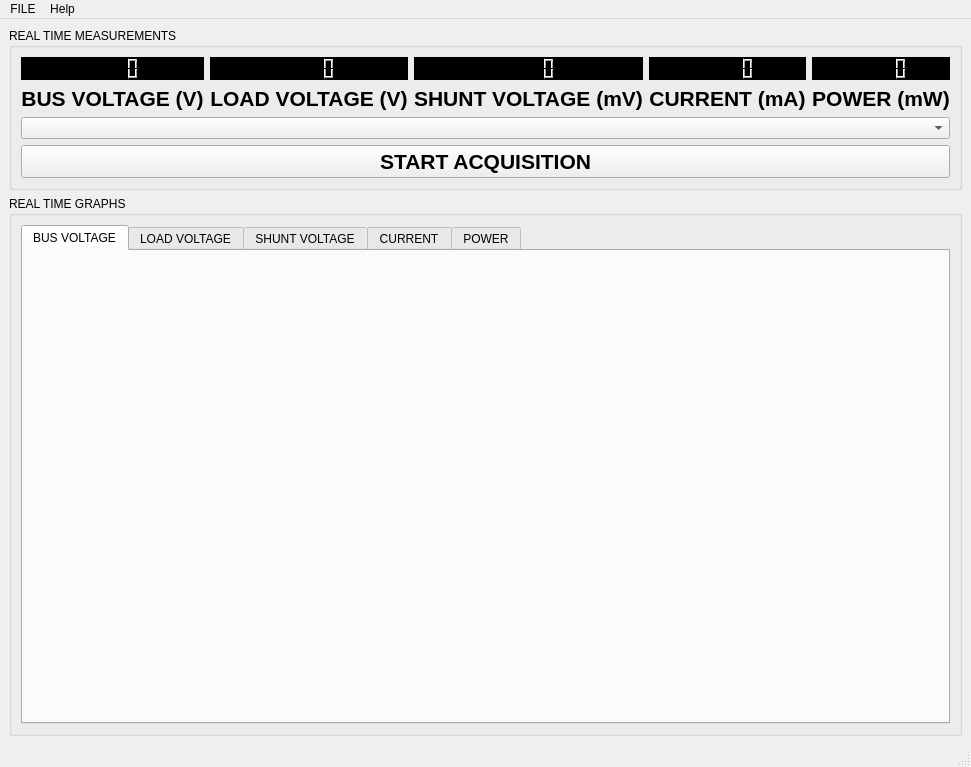
<?xml version="1.0" encoding="UTF-8"?>
<ui version="4.0">
 <class>MainWindow</class>
 <widget class="QMainWindow" name="MainWindow">
  <property name="geometry">
   <rect>
    <x>0</x>
    <y>0</y>
    <width>964</width>
    <height>767</height>
   </rect>
  </property>
  <property name="windowTitle">
   <string>MainWindow</string>
  </property>
  <widget class="QWidget" name="centralwidget">
   <layout class="QVBoxLayout" name="verticalLayout">
    <item>
     <widget class="QGroupBox" name="groupBox">
      <property name="title">
       <string>REAL TIME MEASUREMENTS</string>
      </property>
      <layout class="QVBoxLayout" name="verticalLayout_7">
       <item>
        <layout class="QHBoxLayout" name="horizontalLayout_2">
         <item>
          <layout class="QVBoxLayout" name="verticalLayout_6">
           <item>
            <widget class="QLCDNumber" name="lcdNumber_BUS_VOLTAGE">
             <property name="styleSheet">
              <string notr="true">  background-color: black
</string>
             </property>
            </widget>
           </item>
           <item>
            <widget class="QLabel" name="label_5">
             <property name="font">
              <font>
               <pointsize>16</pointsize>
               <weight>75</weight>
               <bold>true</bold>
              </font>
             </property>
             <property name="text">
              <string>BUS VOLTAGE (V)</string>
             </property>
             <property name="alignment">
              <set>Qt::AlignCenter</set>
             </property>
            </widget>
           </item>
          </layout>
         </item>
         <item>
          <layout class="QVBoxLayout" name="verticalLayout_5">
           <item>
            <widget class="QLCDNumber" name="lcdNumber_LOAD_VOLTAGE">
             <property name="styleSheet">
              <string notr="true">background:black;
foreground:green;</string>
             </property>
            </widget>
           </item>
           <item>
            <widget class="QLabel" name="label_4">
             <property name="font">
              <font>
               <pointsize>16</pointsize>
               <weight>75</weight>
               <bold>true</bold>
              </font>
             </property>
             <property name="text">
              <string>LOAD VOLTAGE (V)</string>
             </property>
             <property name="alignment">
              <set>Qt::AlignCenter</set>
             </property>
            </widget>
           </item>
          </layout>
         </item>
         <item>
          <layout class="QVBoxLayout" name="verticalLayout_4">
           <item>
            <widget class="QLCDNumber" name="lcdNumber_SHUNT_VOLTAGE">
             <property name="styleSheet">
              <string notr="true">background: black</string>
             </property>
            </widget>
           </item>
           <item>
            <widget class="QLabel" name="label_3">
             <property name="font">
              <font>
               <pointsize>16</pointsize>
               <weight>75</weight>
               <bold>true</bold>
              </font>
             </property>
             <property name="text">
              <string>SHUNT VOLTAGE (mV)</string>
             </property>
             <property name="alignment">
              <set>Qt::AlignCenter</set>
             </property>
            </widget>
           </item>
          </layout>
         </item>
         <item>
          <layout class="QVBoxLayout" name="verticalLayout_3">
           <item>
            <widget class="QLCDNumber" name="lcdNumber_CURRENT">
             <property name="styleSheet">
              <string notr="true">background :black</string>
             </property>
            </widget>
           </item>
           <item>
            <widget class="QLabel" name="label_2">
             <property name="font">
              <font>
               <pointsize>16</pointsize>
               <weight>75</weight>
               <bold>true</bold>
              </font>
             </property>
             <property name="text">
              <string>CURRENT (mA)</string>
             </property>
             <property name="alignment">
              <set>Qt::AlignCenter</set>
             </property>
            </widget>
           </item>
          </layout>
         </item>
         <item>
          <layout class="QVBoxLayout" name="verticalLayout_2">
           <item>
            <widget class="QLCDNumber" name="lcdNumber_POWER">
             <property name="styleSheet">
              <string notr="true"> background-color: black;

</string>
             </property>
            </widget>
           </item>
           <item>
            <widget class="QLabel" name="label">
             <property name="font">
              <font>
               <pointsize>16</pointsize>
               <weight>75</weight>
               <bold>true</bold>
              </font>
             </property>
             <property name="text">
              <string>POWER (mW)</string>
             </property>
             <property name="alignment">
              <set>Qt::AlignCenter</set>
             </property>
            </widget>
           </item>
          </layout>
         </item>
        </layout>
       </item>
       <item>
        <widget class="QComboBox" name="comboBox_SERIAL_PORTS"/>
       </item>
       <item>
        <layout class="QHBoxLayout" name="horizontalLayout">
         <item>
          <widget class="QPushButton" name="pushButton">
           <property name="font">
            <font>
             <pointsize>16</pointsize>
             <weight>75</weight>
             <bold>true</bold>
            </font>
           </property>
           <property name="text">
            <string>START ACQUISITION</string>
           </property>
          </widget>
         </item>
        </layout>
       </item>
      </layout>
     </widget>
    </item>
    <item>
     <widget class="QGroupBox" name="groupBox_2">
      <property name="title">
       <string>REAL TIME GRAPHS</string>
      </property>
      <layout class="QVBoxLayout" name="verticalLayout_8">
       <item>
        <widget class="QTabWidget" name="tabWidget">
         <property name="currentIndex">
          <number>0</number>
         </property>
         <widget class="QWidget" name="tab">
          <attribute name="title">
           <string>BUS VOLTAGE</string>
          </attribute>
          <layout class="QVBoxLayout" name="verticalLayout_9"/>
         </widget>
         <widget class="QWidget" name="tab_2">
          <attribute name="title">
           <string>LOAD VOLTAGE</string>
          </attribute>
          <layout class="QVBoxLayout" name="verticalLayout_10"/>
         </widget>
         <widget class="QWidget" name="tab_3">
          <attribute name="title">
           <string>SHUNT VOLTAGE</string>
          </attribute>
          <layout class="QVBoxLayout" name="verticalLayout_11"/>
         </widget>
         <widget class="QWidget" name="tab_4">
          <attribute name="title">
           <string>CURRENT</string>
          </attribute>
          <layout class="QVBoxLayout" name="verticalLayout_12"/>
         </widget>
         <widget class="QWidget" name="tab_5">
          <attribute name="title">
           <string>POWER</string>
          </attribute>
          <layout class="QVBoxLayout" name="verticalLayout_13"/>
         </widget>
        </widget>
       </item>
      </layout>
     </widget>
    </item>
   </layout>
  </widget>
  <widget class="QMenuBar" name="menubar">
   <property name="geometry">
    <rect>
     <x>0</x>
     <y>0</y>
     <width>964</width>
     <height>25</height>
    </rect>
   </property>
   <widget class="QMenu" name="menuFILE">
    <property name="title">
     <string>FILE</string>
    </property>
    <addaction name="actionExport_Samples_as_CSV"/>
    <addaction name="actionExit"/>
   </widget>
   <widget class="QMenu" name="menuHelp">
    <property name="title">
     <string>Help</string>
    </property>
    <addaction name="actionAbout"/>
   </widget>
   <addaction name="menuFILE"/>
   <addaction name="menuHelp"/>
  </widget>
  <widget class="QStatusBar" name="statusbar"/>
  <action name="actionExport_Samples_as_CSV">
   <property name="text">
    <string>Export Samples</string>
   </property>
   <property name="shortcut">
    <string>Ctrl+S</string>
   </property>
  </action>
  <action name="actionExit">
   <property name="text">
    <string>Exit</string>
   </property>
   <property name="shortcut">
    <string>Ctrl+X</string>
   </property>
  </action>
  <action name="actionAbout">
   <property name="text">
    <string>About</string>
   </property>
   <property name="shortcut">
    <string>Ctrl+A</string>
   </property>
  </action>
 </widget>
 <resources/>
 <connections/>
</ui>
